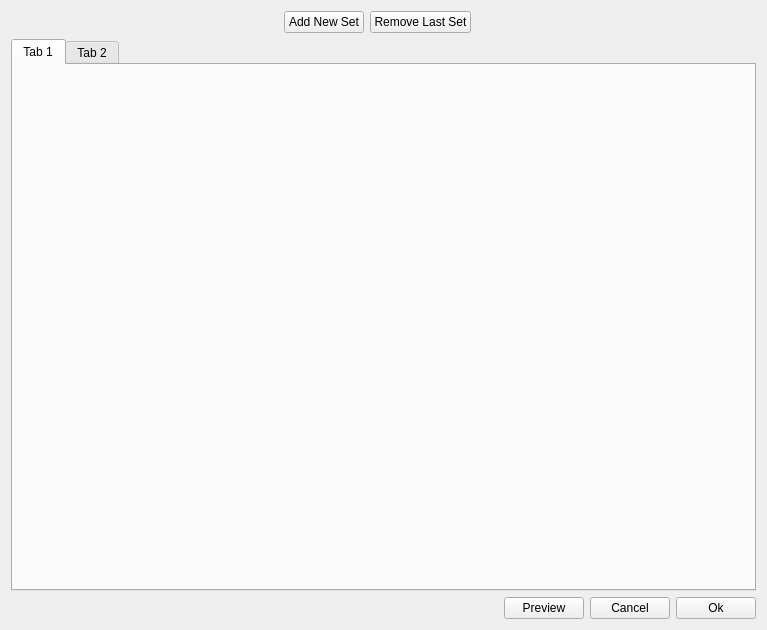
<?xml version="1.0" encoding="UTF-8"?>
<ui version="4.0">
 <class>DAVDuct</class>
 <widget class="QWidget" name="DAVDuct">
  <property name="geometry">
   <rect>
    <x>0</x>
    <y>0</y>
    <width>767</width>
    <height>630</height>
   </rect>
  </property>
  <property name="windowTitle">
   <string>Set axial ventilation duct</string>
  </property>
  <layout class="QVBoxLayout" name="verticalLayout">
   <item>
    <layout class="QHBoxLayout" name="horizontalLayout_2">
     <item>
      <spacer name="horizontalSpacer">
       <property name="orientation">
        <enum>Qt::Horizontal</enum>
       </property>
       <property name="sizeHint" stdset="0">
        <size>
         <width>40</width>
         <height>20</height>
        </size>
       </property>
      </spacer>
     </item>
     <item>
      <widget class="QPushButton" name="b_new">
       <property name="text">
        <string>Add New Set</string>
       </property>
      </widget>
     </item>
     <item>
      <widget class="QPushButton" name="b_remove">
       <property name="text">
        <string>Remove Last Set</string>
       </property>
      </widget>
     </item>
     <item>
      <widget class="HelpButton" name="b_help">
       <property name="text">
        <string/>
       </property>
       <property name="pixmap">
        <pixmap resource="../../../../Resources/pyleecan.qrc">:/images/images/icon/help_16.png</pixmap>
       </property>
      </widget>
     </item>
     <item>
      <spacer name="horizontalSpacer_2">
       <property name="orientation">
        <enum>Qt::Horizontal</enum>
       </property>
       <property name="sizeHint" stdset="0">
        <size>
         <width>40</width>
         <height>20</height>
        </size>
       </property>
      </spacer>
     </item>
    </layout>
   </item>
   <item>
    <widget class="QTabWidget" name="tab_vent">
     <widget class="QWidget" name="tab">
      <attribute name="title">
       <string>Tab 1</string>
      </attribute>
     </widget>
     <widget class="QWidget" name="tab_2">
      <attribute name="title">
       <string>Tab 2</string>
      </attribute>
     </widget>
    </widget>
   </item>
   <item>
    <layout class="QHBoxLayout" name="horizontalLayout_4">
     <item>
      <spacer name="horizontalSpacer_5">
       <property name="orientation">
        <enum>Qt::Horizontal</enum>
       </property>
       <property name="sizeHint" stdset="0">
        <size>
         <width>218</width>
         <height>20</height>
        </size>
       </property>
      </spacer>
     </item>
     <item>
      <widget class="QPushButton" name="b_plot">
       <property name="text">
        <string>Preview</string>
       </property>
      </widget>
     </item>
     <item>
      <widget class="QPushButton" name="b_cancel">
       <property name="text">
        <string>Cancel</string>
       </property>
      </widget>
     </item>
     <item>
      <widget class="QPushButton" name="b_ok">
       <property name="text">
        <string>Ok</string>
       </property>
      </widget>
     </item>
    </layout>
   </item>
  </layout>
 </widget>
 <customwidgets>
  <customwidget>
   <class>HelpButton</class>
   <extends>QLabel</extends>
   <header>pyleecan/GUI/Tools/HelpButton.h</header>
  </customwidget>
 </customwidgets>
 <resources>
  <include location="../../../../Resources/pyleecan.qrc"/>
  <include location="../../../../Resources/pyleecan.qrc"/>
 </resources>
 <connections/>
</ui>
